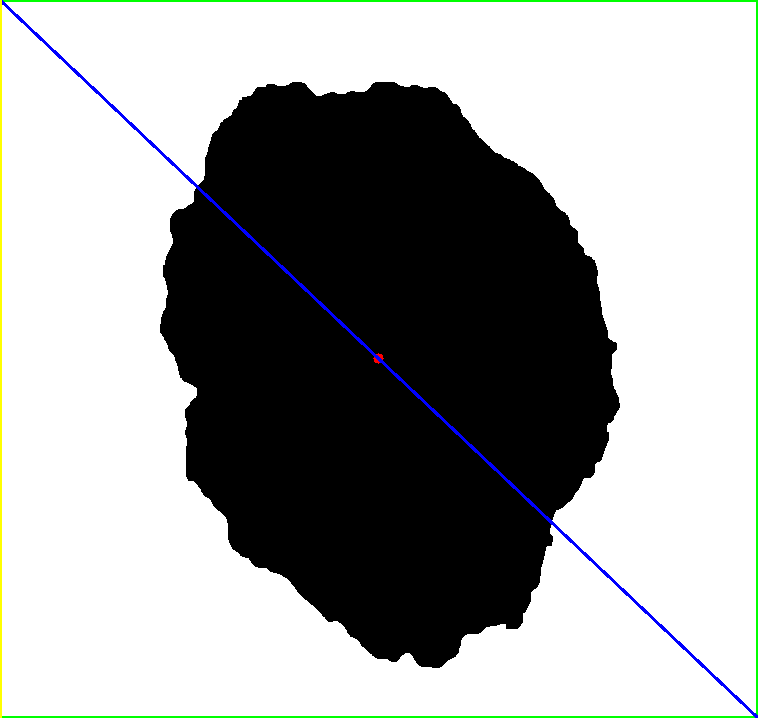
#> input picture images/border_irregularity.png, 758 x 718 px; its folder holds only this picture in this run
$ python segmentation.py   (older library calls are emulated)
#> lines starting #> are read from the running program, lines starting #| are printed output that depends on the picture; after the words box and inside, x2 and y2 are one past the last pixel; in counts of white or black regions, pixels touching at a corner belong together
import os
import matplotlib.pyplot as plt
import cv2
import numpy as np


class ImageProcessing:
    def __init__(self, image_path):
        """
        Initialize with the path to the image.

        Parameters:
        image_path (str): Path to the input image.
        """
#> called with image_path = 'images/border_irregularity.png'
        self.image = cv2.imread(image_path, 0)  # Grayscale for processing
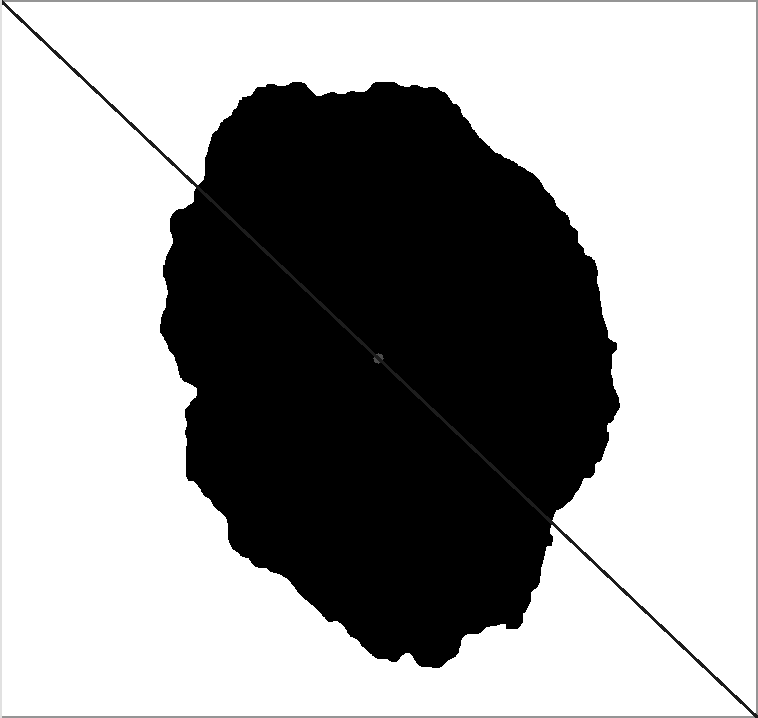
#> self.image: shape (718, 758); min 0, max 255, mean 161.5
        self.rgb_image = cv2.cvtColor(cv2.imread(image_path), cv2.COLOR_BGR2RGB)  # RGB for display

        if self.image is None:
            raise ValueError("Image not found or path is incorrect")

    # [30 lines left out: functions sobel_edge_detection, log_edge_detection, roberts_edge_detection, not called in this run]

    def global_thresholding(self):
        """
        Apply global thresholding using Otsu's method.
        """
        _, thresholded_image = cv2.threshold(self.image, 0, 255, cv2.THRESH_BINARY + cv2.THRESH_OTSU)
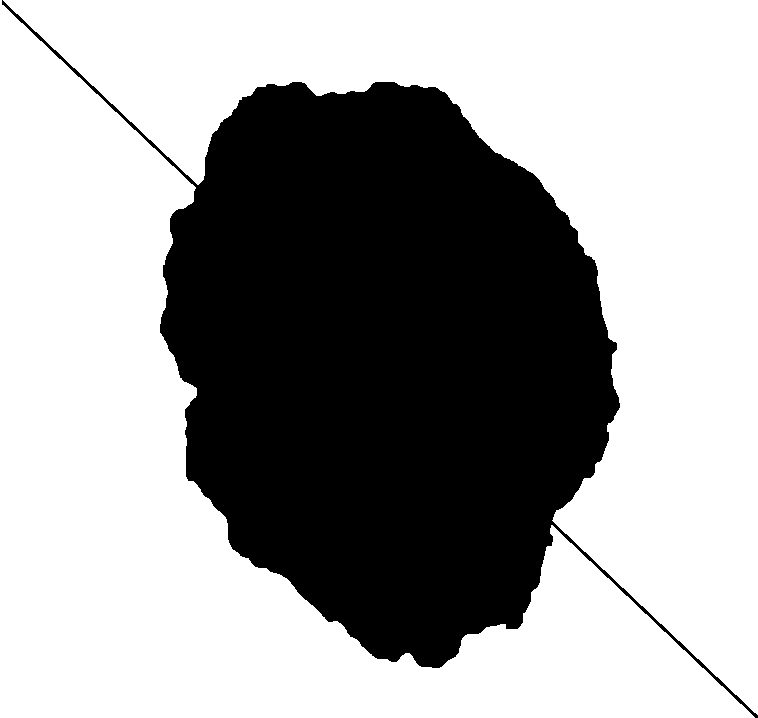
#> thresholded_image: shape (718, 758); 63.6% white; 1 black region, box (x1, y1, x2, y2) and area: (2, 0, 758, 718) 197881
        return thresholded_image

    def apply_mask(self, mask, reverse=False):
        """
        Apply a binary mask to the RGB image.

        Parameters:
        mask (numpy.ndarray): Binary mask to apply
        reverse (bool): If True, applies inverted mask

        Returns:
        numpy.ndarray: Masked RGB image
        """
#> called with reverse = True
        # Ensure mask has same dimensions as image
        if mask.shape != self.image.shape:
            mask = cv2.resize(mask, (self.rgb_image.shape[1], self.rgb_image.shape[0]))

        # Normalize mask to binary values
        _, binary_mask = cv2.threshold(mask, 127, 255, cv2.THRESH_BINARY)

        # Invert mask if reverse is True
        if reverse:
            binary_mask = cv2.bitwise_not(binary_mask)

        # Create 3-channel mask for RGB image
        binary_mask = binary_mask.astype(np.uint8)
        mask_3channel = cv2.cvtColor(binary_mask, cv2.COLOR_GRAY2RGB)

        # Apply mask to RGB image
        masked_image = cv2.bitwise_and(self.rgb_image, mask_3channel)
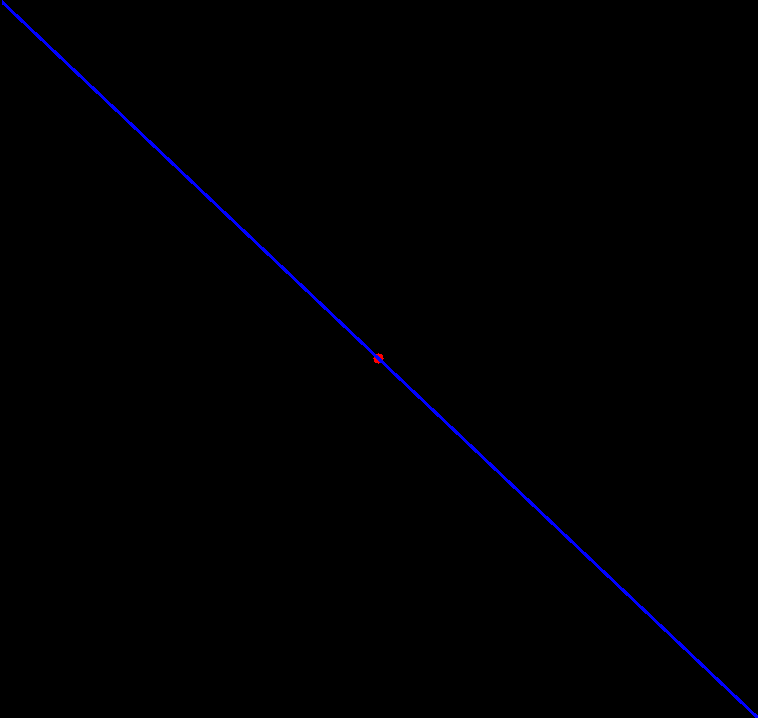
#> masked_image: shape (718, 758, 3); mean R, G, B 0, 0, 1.5
        return masked_image


def save_image(image, output_path):
    """
    Save an image to the specified path.
    """
    os.makedirs(os.path.dirname(output_path), exist_ok=True)

    # Convert RGB to BGR for cv2.imwrite
    if len(image.shape) == 3:  # If RGB image
        image = cv2.cvtColor(image, cv2.COLOR_RGB2BGR)

    cv2.imwrite(output_path, image)


# [30 lines left out: function plot_images, not called in this run]


def main():
    # Input and output directories
    input_dir = "images"
    # use this in report
    # output_dir = 'images/segmentation'
    segment_dir = 'images/segmentation_masks'
    masked_output_dir = 'images/segmented_images'

    # Create output directories if they don't exist
    # os.makedirs(output_dir, exist_ok=True)
    os.makedirs(segment_dir, exist_ok=True)
    os.makedirs(masked_output_dir, exist_ok=True)

    # Get list of image files
    image_files = [f for f in os.listdir(input_dir)
                   if f.lower().endswith(('.png', '.jpg', '.jpeg', '.tiff', '.bmp'))]

    for image_file in image_files:
        try:
            # Setup paths
            image_path = os.path.join(input_dir, image_file)
            title = os.path.splitext(image_file)[0]
            mask_path = os.path.join(segment_dir, f"{title}_mask.png")

            # Process original image
            processor = ImageProcessing(image_path)

            # Get thresholded image and save it as mask
            thresholded = processor.global_thresholding()
            save_image(thresholded, mask_path)

            # Load mask and apply it
            mask = cv2.imread(mask_path, 0)
            masked_image = processor.apply_mask(mask, reverse=True)

            # Save masked image
            masked_path = os.path.join(masked_output_dir, f"{title}_masked.png")
            save_image(masked_image, masked_path)

            # Plot and save all variations (use this in report)
            # plot_images(
            #     [processor.rgb_image,  # Show RGB original
            #      thresholded,
            #      masked_image,  # This will be RGB
            #      processor.sobel_edge_detection(ksize=3),
            #      processor.log_edge_detection(sigma=1.0),
            #      processor.roberts_edge_detection()],
            #     [f'{title} - Original',
            #      f'{title} - Mask',
            #      f'{title} - Masked',
            #      f'{title} - Sobel',
            #      f'{title} - LoG',
            #      f'{title} - Roberts'],
            #     output_dir
            # )

            print(f"Successfully processed {title}")

        except Exception as e:
            print(f"Error processing {title}: {str(e)}")
            continue


if __name__ == "__main__":
    main()

$ run again, on images/texture_features.png
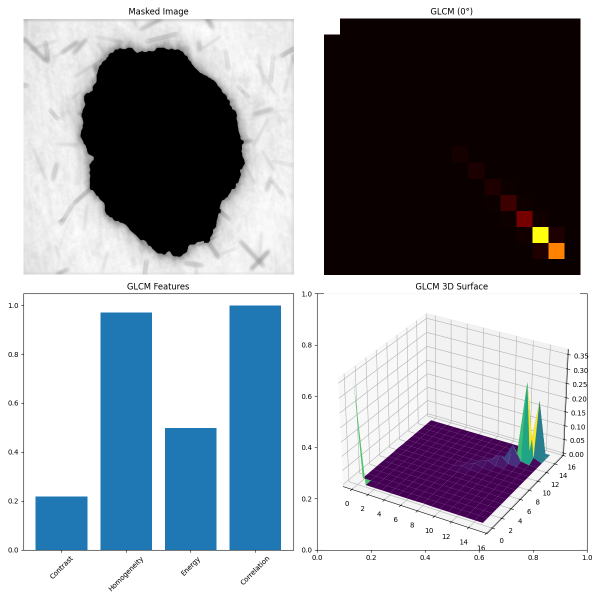
#> input picture images/texture_features.png, 1200 x 1200 px (shown at 1/2 size)
#> in global_thresholding, `_, thresholded_image = cv2.threshold(self.image, 0, 255, cv2.THRESH_BI..`:
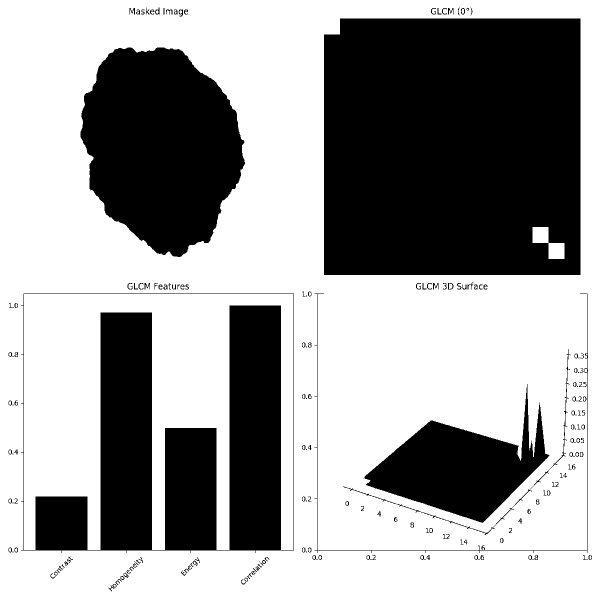
#> thresholded_image: shape (1200, 1200) (shown at 1/2 size); 61.8% white; 197 black regions (56 under 20 px), largest, box (x1, y1, x2, y2) and area: (648, 37, 1161, 550) 260097, (42, 587, 588, 1106) 137708, (161, 95, 490, 514) 100594
#> in apply_mask, `masked_image = cv2.bitwise_and(self.rgb_image, mask_3channel)`:
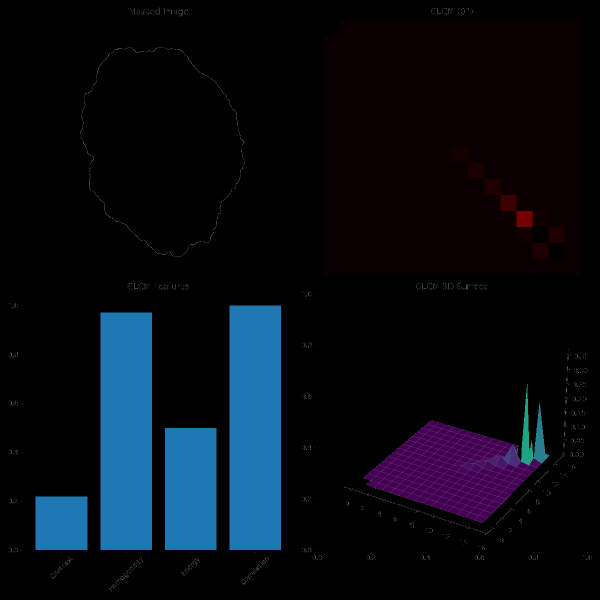
#> masked_image: shape (1200, 1200, 3) (shown at 1/2 size); mean R, G, B 7.4, 12.1, 20.1
